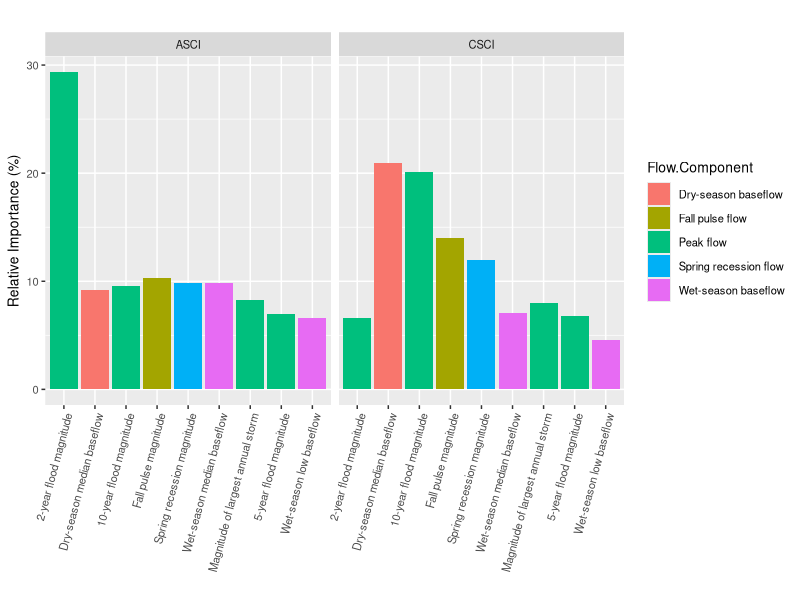
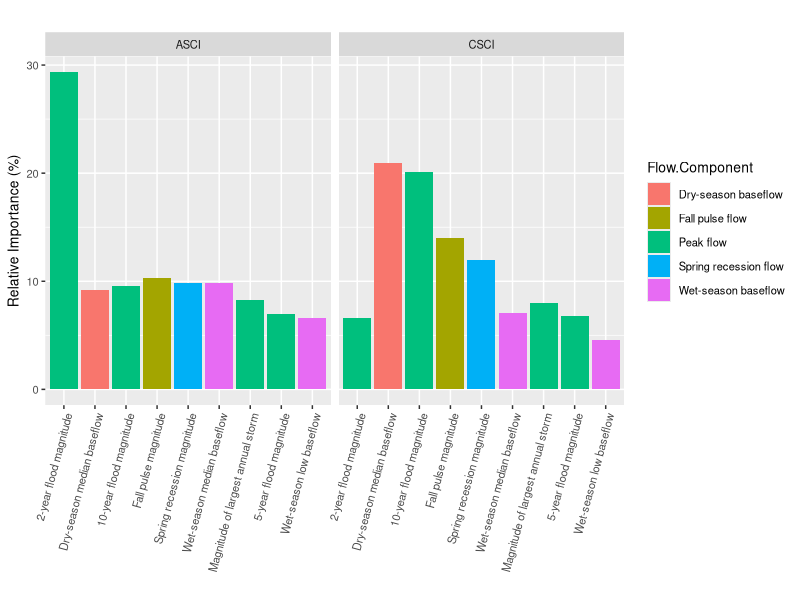

Reproduce these figures in R, in order. (Note: this script raises an error after producing the figures.)
### brt figure

library(tidyverse)

out.dir <- "output_data/Manuscript/Figures/"
### CSCI 
gbm_fin_RI_csci <- read.csv("models/05_rel_imp_csci_labels.csv")
gbm_fin_RI_asci <- read.csv("models/05_rel_imp_asci_labels.csv")

gbm_fin_RI_csci <- gbm_fin_RI_csci %>%
  mutate(Index = "CSCI")

gbm_fin_RI_asci <- gbm_fin_RI_asci %>%
  mutate(Index = "ASCI")

gbm_fin_RI <- rbind(gbm_fin_RI_csci, gbm_fin_RI_asci)

gbm_fin_RI


c1 <- ggplot(data=gbm_fin_RI, aes(x=reorder(Flow.Metric.Name,-rel.inf), y=rel.inf, fill = Flow.Component)) +
  geom_bar(stat="identity") +
  theme(text = element_text(size=10), axis.text.x = element_text(angle = 75, vjust = 1, hjust=1))+
  # scale_x_continuous(limits = c(0, 35)) +
  facet_wrap(~Index) +
  labs(title = "",
       x = "",
       y = "Relative Importance (%)") #+ theme_bw(base_size = 15)
c1

out.filename <- paste0(out.dir,"06_rel_imp_csci_asci_bar_plot_n1.jpg")
ggsave(c1, file = out.filename, dpi=300, height=4, width=6)


asci_RI <- gbm_fin_RI_asci %>%
  rename(ASCI = rel.inf) %>%
  select(var, ASCI)

csci_RI <- gbm_fin_RI_csci %>%
  rename(CSCI = rel.inf) %>%
  select(-X)

all_rf <- merge(asci_RI, csci_RI, by = "var")
head(all_rf)

all_rf <- all_rf %>%
  select(var, Flow.Metric.Name, Flow.Component, CSCI, ASCI)

write.csv(all_rf, "output_data/Manuscript/06_relative_imp_table.csv")






